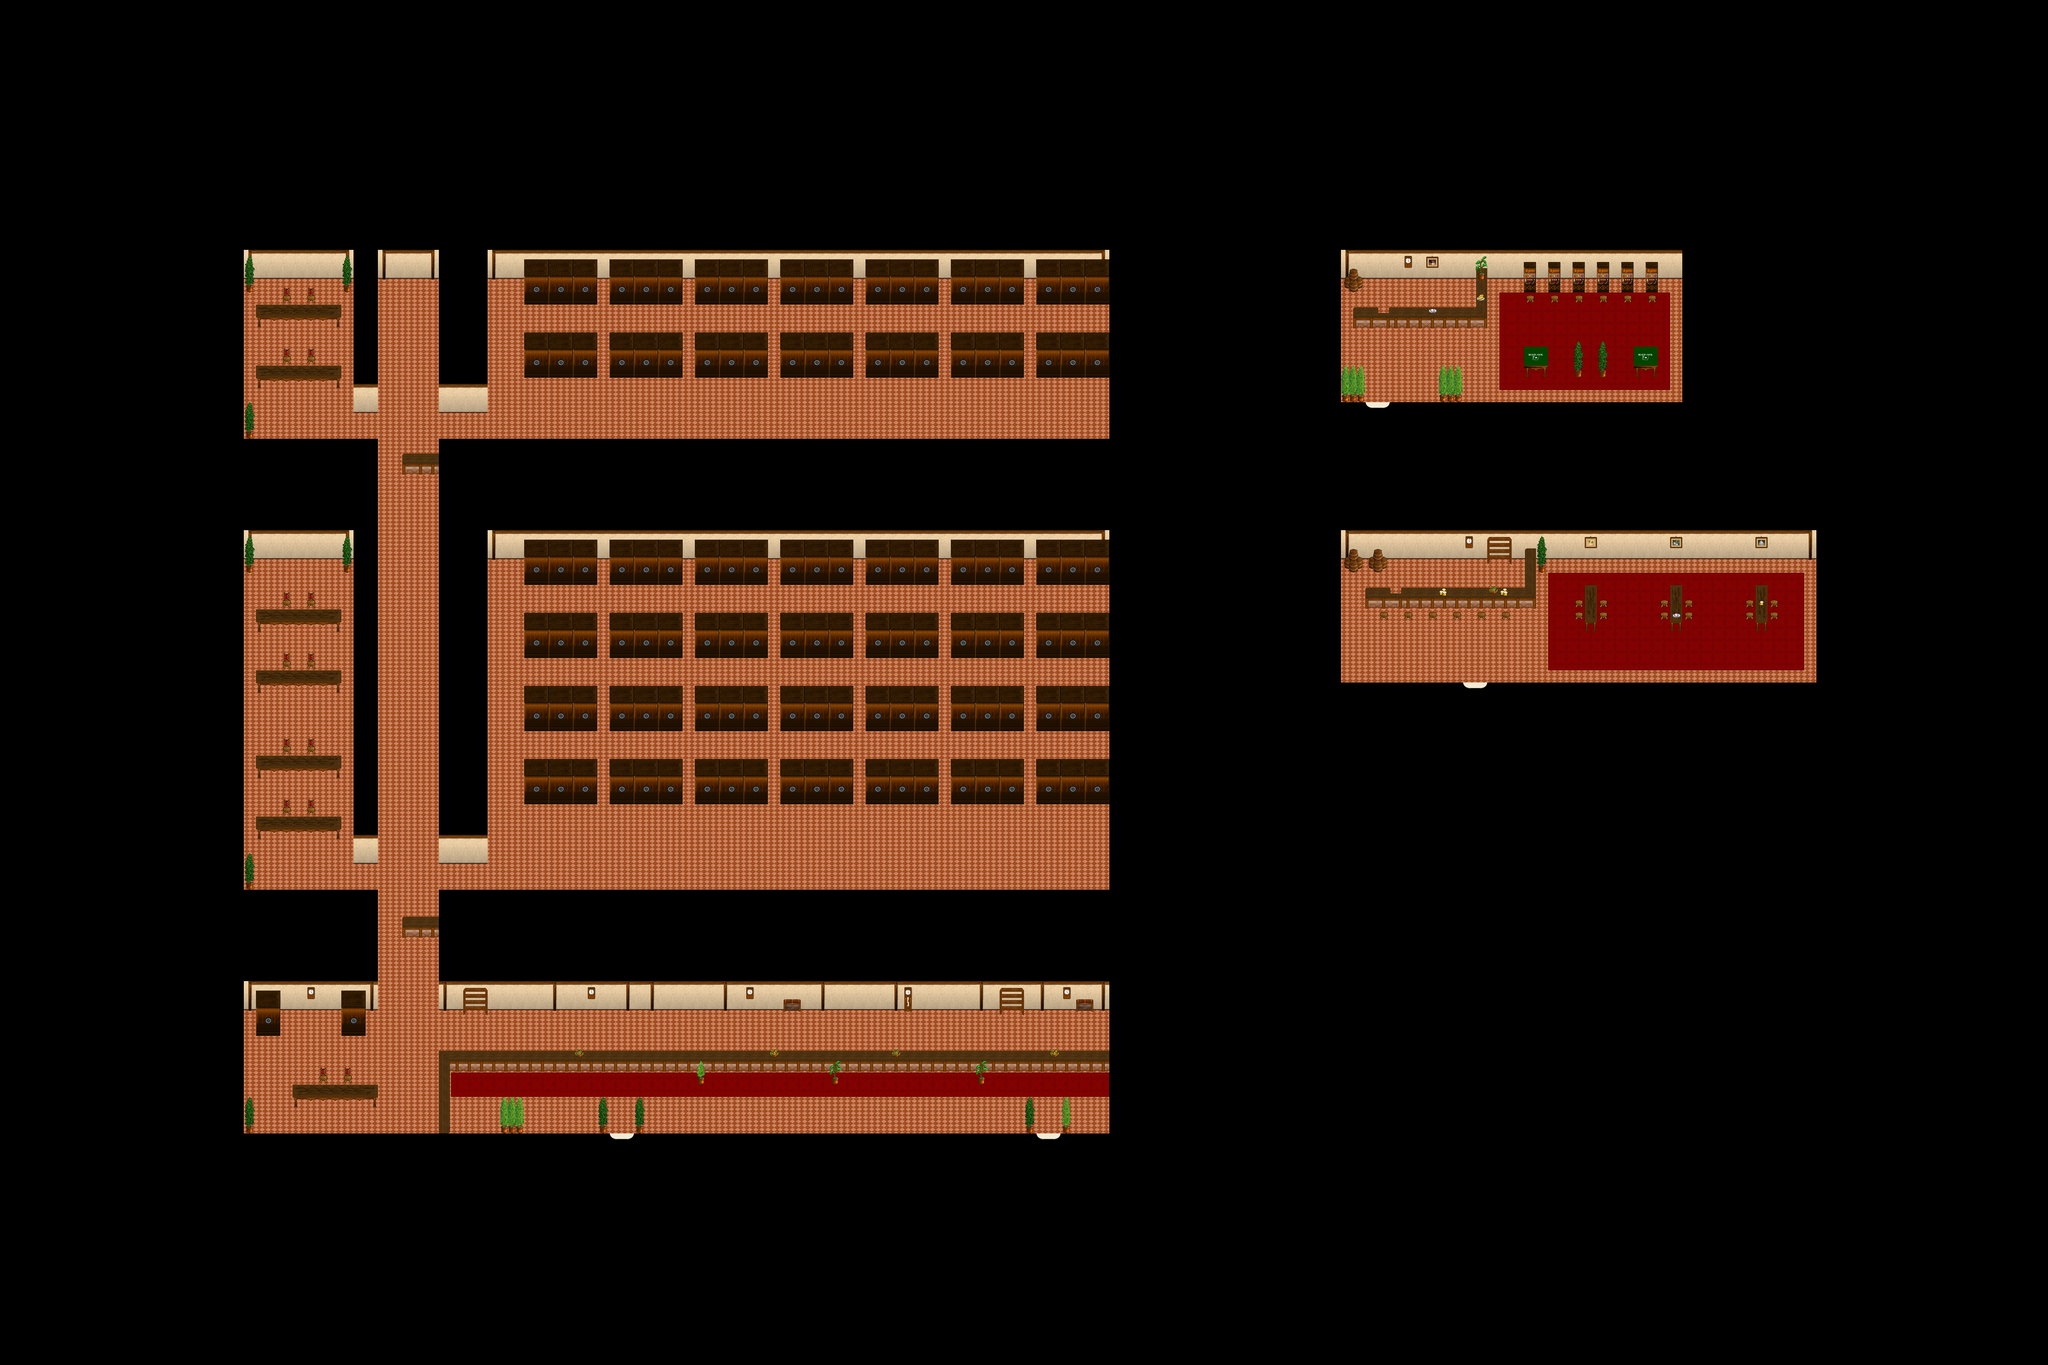

A level layout from a 2D game, rendered from its tile map. Below: a short description, then the map file with tile-grid data replaced by summaries:
An orthogonal 168x112 tile map with 32x32 px tiles, 3 tile layers (Ground, Fringe, Over), 1 hidden layer not drawn, 5 tilesets and 5 objects (4x WARP, SCRIPT).

<map version="1.0" orientation="orthogonal" width="168" height="112" tilewidth="32" tileheight="32">
 <properties>
  <property name="music" value="inside2.ogg" />
 </properties>
 <tileset name="collision" firstgid="1" tilewidth="32" tileheight="32">
  <image source="../graphics/tiles/collision.png" />
 </tileset>
 <tileset name="inn" firstgid="3" tilewidth="32" tileheight="32">
  <image source="../graphics/tiles/inn.png" />
 </tileset>
 <tileset name="inn2" firstgid="259" tilewidth="32" tileheight="32">
  <image source="../graphics/tiles/ivk_inn1.png" />
 </tileset>
 <tileset name="inn_x3" firstgid="515" tilewidth="32" tileheight="96">
  <image source="../graphics/tiles/inn_x3.png" />
 </tileset>
 <tileset name="inn_x2" firstgid="531" tilewidth="32" tileheight="64">
  <image source="../graphics/tiles/inn_x2.png" />
 </tileset>
 <layer name="Ground" width="168" height="112">
  <data>[18816 cells, 18816 non-empty, 34 distinct tile ids]</data>
 </layer>
 <layer name="Fringe" width="168" height="112">
  <data>[18816 cells, 1400 non-empty, 66 distinct tile ids]</data>
 </layer>
 <layer name="Over" width="168" height="112">
  <data>[18816 cells, 13 non-empty, 6 distinct tile ids]</data>
 </layer>
 <layer name="Collision" width="168" height="112" visible="0">
  <data>[18816 cells, 15830 non-empty, 1 distinct tile ids]</data>
 </layer>
 <objectgroup name="Object" width="0" height="0">
  <object name="Warp to City" type="WARP" x="1600" y="2976" width="64" height="32">
   <properties>
    <property name="DEST_MAP" value="ow-o0000-o0000-o0000" />
    <property name="DEST_X" value="896" />
    <property name="DEST_Y" value="5312" />
   </properties>
  </object>
  <object name="Warp to City" type="WARP" x="2720" y="2976" width="64" height="32">
   <properties>
    <property name="DEST_MAP" value="ow-o0000-o0000-o0000" />
    <property name="DEST_X" value="1504" />
    <property name="DEST_Y" value="5312" />
   </properties>
  </object>
  <object name="Warp to City" type="WARP" x="3840" y="1792" width="64" height="32">
   <properties>
    <property name="DEST_MAP" value="ow-o0000-o0000-o0000" />
    <property name="DEST_X" value="1216" />
    <property name="DEST_Y" value="5824" />
   </properties>
  </object>
  <object name="Warp to City" type="WARP" x="3584" y="1056" width="64" height="32">
   <properties>
    <property name="DEST_MAP" value="ow-o0000-o0000-o0000" />
    <property name="DEST_X" value="448" />
    <property name="DEST_Y" value="5824" />
   </properties>
  </object>
  <object name="External Map Events" type="SCRIPT" x="0" y="0">
   <properties>
    <property name="FILENAME" value="scripts/maps/iw-selphie_timlet_leftbottom_complex-o00-o00-o00.lua" />
   </properties>
  </object>
 </objectgroup>
</map>
